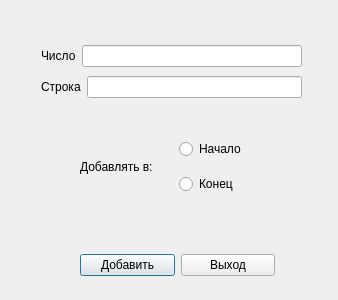
<?xml version="1.0" encoding="UTF-8"?>
<ui version="4.0">
 <class>Dialog</class>
 <widget class="QDialog" name="Dialog">
  <property name="geometry">
   <rect>
    <x>0</x>
    <y>0</y>
    <width>338</width>
    <height>300</height>
   </rect>
  </property>
  <property name="windowTitle">
   <string>Добавление</string>
  </property>
  <widget class="QWidget" name="">
   <property name="geometry">
    <rect>
     <x>80</x>
     <y>130</y>
     <width>191</width>
     <height>74</height>
    </rect>
   </property>
   <layout class="QHBoxLayout" name="horizontalLayout_3">
    <item>
     <widget class="QLabel" name="SekectLabel">
      <property name="text">
       <string>Добавлять в: </string>
      </property>
     </widget>
    </item>
    <item>
     <layout class="QVBoxLayout" name="verticalLayout_2">
      <item>
       <widget class="QRadioButton" name="Begin">
        <property name="text">
         <string>Начало</string>
        </property>
       </widget>
      </item>
      <item>
       <widget class="QRadioButton" name="End">
        <property name="text">
         <string>Конец</string>
        </property>
       </widget>
      </item>
     </layout>
    </item>
   </layout>
  </widget>
  <widget class="QWidget" name="">
   <property name="geometry">
    <rect>
     <x>41</x>
     <y>42</y>
     <width>261</width>
     <height>61</height>
    </rect>
   </property>
   <layout class="QVBoxLayout" name="verticalLayout">
    <item>
     <layout class="QHBoxLayout" name="horizontalLayout">
      <item>
       <widget class="QLabel" name="IntLabel">
        <property name="text">
         <string>Число</string>
        </property>
       </widget>
      </item>
      <item>
       <widget class="QLineEdit" name="lineEdit"/>
      </item>
     </layout>
    </item>
    <item>
     <layout class="QHBoxLayout" name="horizontalLayout_2">
      <item>
       <widget class="QLabel" name="StrLabel">
        <property name="text">
         <string>Строка</string>
        </property>
       </widget>
      </item>
      <item>
       <widget class="QLineEdit" name="lineEdit_2"/>
      </item>
     </layout>
    </item>
   </layout>
  </widget>
  <widget class="QWidget" name="">
   <property name="geometry">
    <rect>
     <x>80</x>
     <y>250</y>
     <width>195</width>
     <height>30</height>
    </rect>
   </property>
   <layout class="QHBoxLayout" name="horizontalLayout_4">
    <item>
     <widget class="QPushButton" name="AddButton">
      <property name="text">
       <string>Добавить</string>
      </property>
     </widget>
    </item>
    <item>
     <widget class="QPushButton" name="ExitButton">
      <property name="text">
       <string>Выход</string>
      </property>
     </widget>
    </item>
   </layout>
  </widget>
 </widget>
 <resources/>
 <connections/>
</ui>
